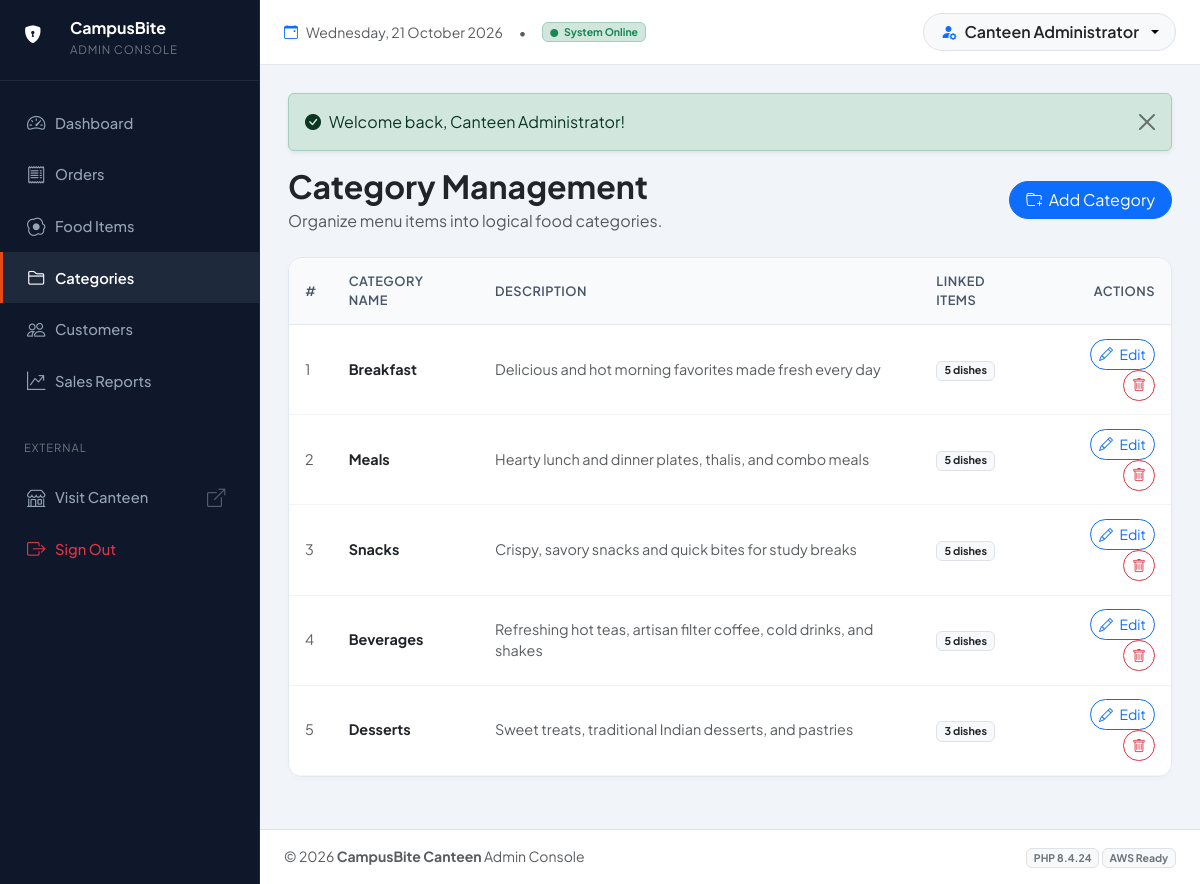
Screenshot of /admin/categories.php (signed in) with the database file from the repository.
### tables this page shows
CREATE TABLE `categories` (
    `id` INT AUTO_INCREMENT PRIMARY KEY,
    `name` VARCHAR(100) NOT NULL UNIQUE,
    `description` TEXT NULL,
    `created_at` TIMESTAMP NOT NULL DEFAULT CURRENT_TIMESTAMP
);

### admin/categories.php (the view, shortened to what this page needs)
<?php
require_once dirname(__DIR__) . '/includes/functions.php';
$pdo = Database::getConnection();
$categories = $pdo->query("
    SELECT c.*, COUNT(f.id) as food_count
    FROM categories c
    LEFT JOIN food_items f ON f.category_id = c.id
    GROUP BY c.id
    ORDER BY c.id ASC
")->fetchAll();
require_once __DIR__ . '/header.php';
?>
<div class="d-flex justify-content-between align-items-center mb-4">
    <div>
        <h2 class="fw-bold text-dark mb-1">Category Management</h2>
        <p class="text-muted mb-0">Organize menu items into logical food categories.</p>
    </div>
    <button class="btn btn-primary rounded-pill px-3" data-bs-toggle="modal" data-bs-target="#addCategoryModal">
        <i class="bi bi-folder-plus me-1"></i> Add Category
    </button>
</div>
<div class="admin-card">
    <div class="table-responsive">
        <table class="table admin-table mb-0">
            <thead>
                <tr>
                    <th>#</th>
                    <th>Category Name</th>
                    <th>Description</th>
                    <th>Linked Items</th>
                    <th class="text-end">Actions</th>
                </tr>
            </thead>
            <tbody>
                <?php foreach ($categories as $cat): ?>
                    <tr>
                        <td class="text-muted"><?= $cat['id'] ?></td>
                        <td class="fw-bold text-dark"><?= e($cat['name']) ?></td>
                        <td class="text-muted small"><?= e($cat['description']) ?></td>
                        <td>
                            <span class="badge bg-light text-dark border"><?= (int)$cat['food_count'] ?> dishes</span>
                        </td>
                        <td class="text-end">
                            <button type="button" class="btn btn-outline-primary btn-sm rounded-pill px-2.5 py-1"
                                    data-bs-toggle="modal"
                                    data-bs-target="#editCatModal<?= $cat['id'] ?>">
                                <i class="bi bi-pencil me-1"></i> Edit
                            </button>
                            <form method="POST" action="categories.php" class="d-inline" onsubmit="return confirm('Delete this category?');">
                                <button type="submit" class="btn btn-outline-danger btn-sm rounded-pill px-2.5 py-1" <?= ($cat['food_count'] > 0) ? 'title="Has linked items"' : '' ?>>
                                    <i class="bi bi-trash"></i>
                                </button>
                            </form>
                        </td>
                    </tr>
                <?php endforeach; ?>
            </tbody>
        </table>
    </div>
</div>
<?php require_once __DIR__ . '/footer.php'; ?>

### assets/css/admin.css (style rules this page uses)
:root { --admin-sidebar-width: 260px; --admin-sidebar-bg: #0f172a; --admin-sidebar-hover: #1e293b; --admin-sidebar-active: #e64a19; --admin-header-height: 65px; --admin-bg: #f1f5f9; }
body.admin-body { font-family: 'Plus Jakarta Sans', -apple-system, BlinkMacSystemFont, "Segoe UI", Roboto, sans-serif; background-color: var(--admin-bg); min-height: 100vh; display: flex; }
.admin-card { background: #ffffff; border-radius: 14px; border: 1px solid #e2e8f0; overflow: hidden; box-shadow: 0 2px 6px rgba(0,0,0,0.02); margin-bottom: 1.5rem; }
.admin-table th { background-color: #f8fafc; color: #475569; font-weight: 600; font-size: 0.8rem; text-transform: uppercase; letter-spacing: 0.5px; border-bottom: 1px solid #e2e8f0; padding: 0.85rem 1rem; vertical-align: middle; }
.admin-table td { padding: 0.85rem 1rem; vertical-align: middle; border-bottom: 1px solid #f1f5f9; font-size: 0.9rem; }

### rows the page displays
categories: id "1", name "Breakfast", description "Delicious and hot morning favorites made fresh every day", food_count "5"
categories: id "2", name "Meals", description "Hearty lunch and dinner plates, thalis, and combo meals", food_count "5"
categories: id "3", name "Snacks", description "Crispy, savory snacks and quick bites for study breaks", food_count "5"
categories: id "4", name "Beverages", description "Refreshing hot teas, artisan filter coffee, cold drinks, and shakes", food_count "5"
categories: id "5", name "Desserts", description "Sweet treats, traditional Indian desserts, and pastries", food_count "3"

### other values shown
$adminUser['name'] "Canteen Administrator"
$text "Welcome back, Canteen Administrator!"
APP_NAME "CampusBite Canteen"
PHP_VERSION "8.4.24"
